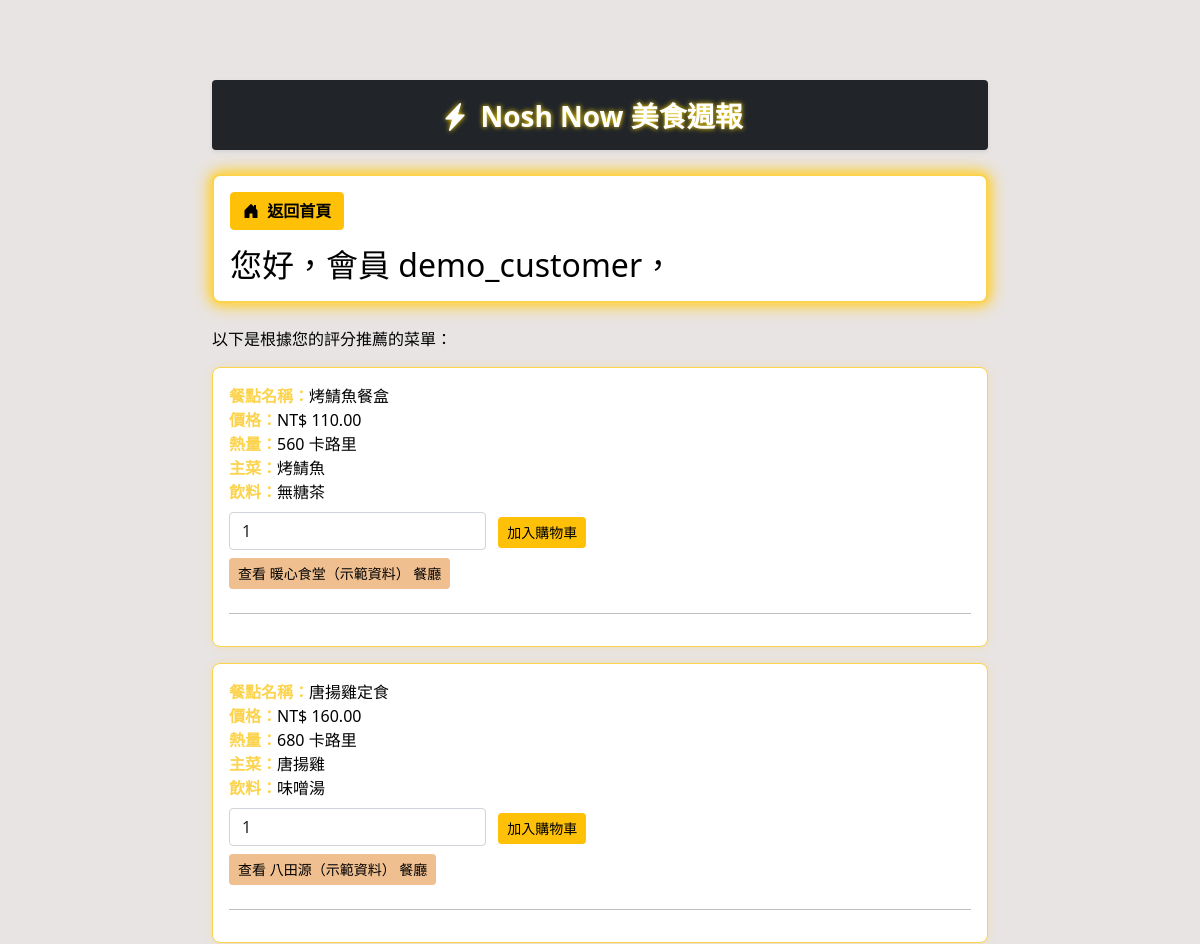
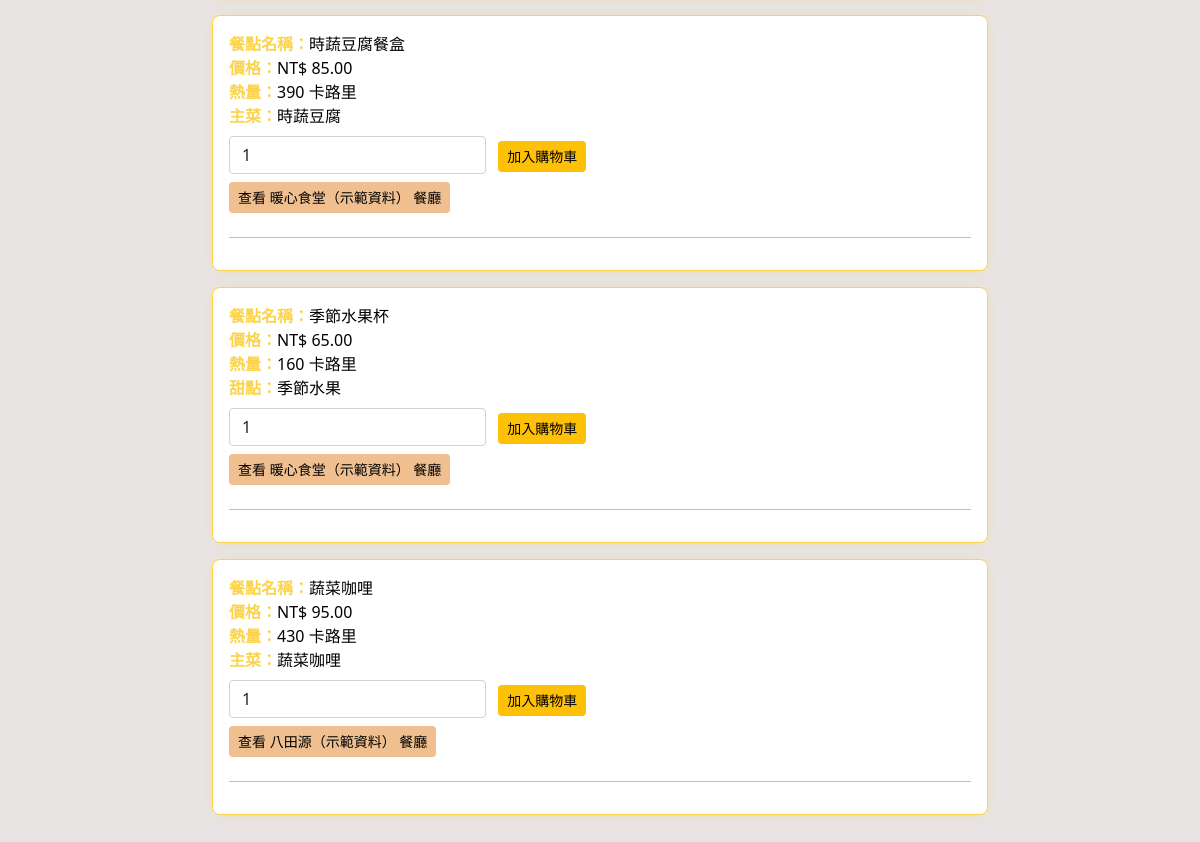
/customer/recommendation.php (signed in), run on the app's committed database (2 pictures, top to bottom).
### tables this page shows
CREATE TABLE `users` (
  `user_id` INT NOT NULL AUTO_INCREMENT,
  `password` VARCHAR(255) NOT NULL,
  `username` VARCHAR(255) NOT NULL,
  `user_type` ENUM('Customer', 'DeliveryPerson', 'RestaurantOwner') NOT NULL,
  PRIMARY KEY (`user_id`),
  UNIQUE KEY `uq_users_username` (`username`)
);

CREATE TABLE `menuitem` (
  `item_id` INT NOT NULL AUTO_INCREMENT,
  `restaurant_id` INT DEFAULT NULL,
  `price` DECIMAL(10,2) DEFAULT NULL,
  `foodName` VARCHAR(255) DEFAULT NULL,
  `calories` INT DEFAULT NULL,
  `dessert` VARCHAR(255) DEFAULT NULL,
  `drink` VARCHAR(255) DEFAULT NULL,
  `main_dish` VARCHAR(255) DEFAULT NULL,
  `food_image` VARCHAR(255) DEFAULT NULL,
  PRIMARY KEY (`item_id`),
  KEY `idx_menuitem_restaurant` (`restaurant_id`),
  CONSTRAINT `fk_menuitem_restaurant` FOREIGN KEY (`restaurant_id`)
    REFERENCES `restaurant` (`restaurant_id`) ON DELETE CASCADE
);

CREATE TABLE `restaurant` (
  `restaurant_id` INT NOT NULL AUTO_INCREMENT,
  `restaurantAddress` VARCHAR(255) DEFAULT NULL,
  `restaurantName` VARCHAR(255) DEFAULT NULL,
  `operationTime` VARCHAR(100) DEFAULT NULL,
  `latitude` DECIMAL(10,6) DEFAULT NULL,
  `longitude` DECIMAL(10,6) DEFAULT NULL,
  PRIMARY KEY (`restaurant_id`)
);

### customer/recommendation.php (the view, shortened to what this page needs)
<?php
require_once __DIR__ . '/../db_connection.php';
$user_id = current_user_id();
$user_stmt = $pdo->prepare("SELECT username FROM users WHERE user_id = ?");
$user_stmt->execute([$user_id]);
$username = $user_stmt->fetchColumn();
$sql = "SELECT
    m.item_id, m.foodName, m.price, m.calories,
    m.dessert, m.drink, m.main_dish,
    rest.restaurant_id, rest.restaurantName
    FROM (
        SELECT item_id, score
        FROM recommendation
        WHERE user_id = ?
        ORDER BY score DESC
        LIMIT 5
    ) r
    JOIN menuitem m ON r.item_id = m.item_id
    JOIN restaurant rest ON m.restaurant_id = rest.restaurant_id
    GROUP BY m.item_id
    ORDER BY r.score DESC";
$stmt = $pdo->prepare($sql);
$stmt->execute([$user_id]);
$results = $stmt->fetchAll(PDO::FETCH_ASSOC);
?>
<!DOCTYPE html>
<html lang="zh-Hant">
<head>
    <link href="../assets/css/site.css" rel="stylesheet">
    <link href="https://cdn.jsdelivr.net/npm/bootstrap@5.0.0/dist/css/bootstrap.min.css" rel="stylesheet">
    <link href="https://cdn.jsdelivr.net/npm/bootstrap-icons/font/bootstrap-icons.css" rel="stylesheet">
</head>
<body>
    <div class="container py-5">
        <div class="bg-dark p-3 shadow-sm rounded text-center">
            <h2 class="mb-0">
                <a class="navbar-brand fw-bold text-white fs-3" href="#" style="text-shadow: 0 0 5px #ffd700;">
                    <i class="bi bi-lightning-charge-fill me-1"></i> Nosh Now 美食週報
                </a>
            </h2>
        </div>
        <br>
        <div class="card mb-4 glow-gold-card">
        <div class="card-body ">
            <a href="../index.php" class="btn btn-warning fw-bold mb-3 glow-gold">
            <i class="bi bi-house-door-fill me-1"></i> 返回首頁
            </a>
            <h2 class="card-title mb-0 glow-gold">您好，會員 <?php echo htmlspecialchars($username); ?>，</h2>
        </div>
        </div>
        <?php if (count($results) > 0): ?>
            <p>以下是根據您的評分推薦的菜單：</p>
            <ul>
                <?php foreach ($results as $row): ?>
                    <li>
                        <strong>餐點名稱：</strong><?php echo $row['foodName']; ?><br>
                        <strong>價格：</strong>NT$ <?php echo $row['price']; ?><br>
                        <strong>熱量：</strong><?php echo $row['calories']; ?> 卡路里<br>
                        <?php if (!empty($row['main_dish'])): ?>
                            <strong>主菜：</strong><?php echo $row['main_dish']; ?><br>
                        <?php endif; ?>
                        <?php if (!empty($row['dessert'])): ?>
                            <strong>甜點：</strong><?php echo $row['dessert']; ?><br>
                        <?php endif; ?>
                        <?php if (!empty($row['drink'])): ?>
                            <strong>飲料：</strong><?php echo $row['drink']; ?><br>
                        <?php endif; ?>
                        <form action="add_to_cart.php" method="post" class="mt-2">
                            <input type="number" name="quantity" value="1" min="1" class="form-control d-inline-block w-auto">
                            <button type="submit" class="btn btn-sm ms-2" style="background-color: #FFC107; color: black; border-color: #FFC107;">
                            加入購物車
                            </button>
                        </form>
                        <form action="restaurant_menu.php" method="get" class="mt-2">
                            <button type="submit" class="btn btn-sm mb-2" style="background-color: rgb(239, 191, 144); color: black; border-color: rgb(239, 191, 144);">
                                查看 <?php echo htmlspecialchars($row['restaurantName']); ?> 餐廳
                            </button>
                        </form>
                         <hr style="border: none; height: 1px; background-color: black;">
                    </li>
                <?php endforeach; ?>
            </ul>
        <?php endif; ?>
    </div>
</body>
</html>

### customer/recommendation.php (style rules this page uses)
body { background-color: rgb(232, 228, 228); color:rgb(0, 0, 0); font-family: 'Segoe UI', Tahoma, Geneva, Verdana, sans-serif; padding: 2rem; }
.container { max-width: 800px; margin: auto; }
h2, p { color:rgb(0, 0, 0); }
ul { list-style: none; padding-left: 0; }
li { background-color:rgb(255, 255, 255); border: 1px solid #fcd34d; border-radius: 8px; padding: 1rem; margin-bottom: 1rem; box-shadow: 0 0 10px rgba(252, 211, 77, 0.3); }
hr { border: none; border-top: 1px solid #fcd34d; margin-top: 1rem; }
strong { color: #fcd34d; }
.glow-gold-card { border: 2px solid #fcd34d; box-shadow: 0 0 8px #fcd34d, 0 0 15px #fcd34d, 0 0 20px #fcd34d; border-radius: 8px; background-color: #fff; }

### data on the page
users: username "demo_customer"
menuitem: foodName "烤鯖魚餐盒", price "110.00", calories "560", main_dish "烤鯖魚", drink "無糖茶", restaurant.restaurantName "暖心食堂（示範資料）"
menuitem: foodName "唐揚雞定食", price "160.00", calories "680", main_dish "唐揚雞", drink "味噌湯", restaurant.restaurantName "八田源（示範資料）"
menuitem: foodName "時蔬豆腐餐盒", price "85.00", calories "390", main_dish "時蔬豆腐", restaurant.restaurantName "暖心食堂（示範資料）"
menuitem: foodName "季節水果杯", price "65.00", calories "160", dessert "季節水果", restaurant.restaurantName "暖心食堂（示範資料）"
menuitem: foodName "蔬菜咖哩", price "95.00", calories "430", main_dish "蔬菜咖哩", restaurant.restaurantName "八田源（示範資料）"
